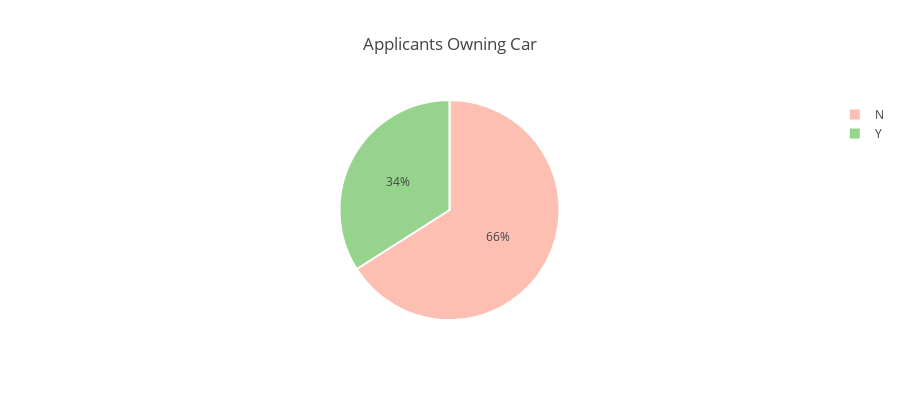

The notebook cell this image was saved under:
### Code cell
t = app_train['FLAG_OWN_CAR'].value_counts()
labels = t.index
values = t.values
colors = ['#FEBFB3','#96D38C']
trace = go.Pie(labels=labels, values=values,

               textfont=dict(size=12),
               marker=dict(colors=colors,
                           line=dict(color='#fff', width=2)))
layout = go.Layout(title='Applicants Owning Car', height=400)
fig = go.Figure(data=[trace], layout=layout)
iplot(fig)

### Figure 1 — Plotly figure (JSON) as saved in the notebook; plotly's stock layout.template omitted (floating-point values rounded to 4 significant figures)
{"data": [{"labels": ["N", "Y"], "marker": {"colors": ["#FEBFB3", "#96D38C"], "line": {"color": "#fff", "width": 2}}, "textfont": {"size": 12}, "type": "pie", "uid": "7af8d9a6-76d0-4713-9f91-270f3ebd8669", "values": [202924, 104587]}], "layout": {"height": 400, "title": {"text": "Applicants Owning Car"}}}
